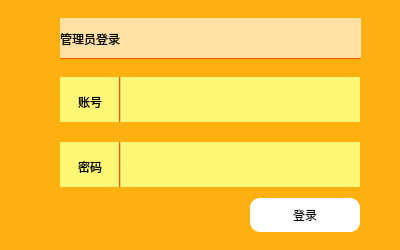
<?xml version="1.0" encoding="UTF-8"?>
<ui version="4.0">
 <class>Form</class>
 <widget class="QWidget" name="Form">
  <property name="geometry">
   <rect>
    <x>0</x>
    <y>0</y>
    <width>400</width>
    <height>250</height>
   </rect>
  </property>
  <property name="windowTitle">
   <string>Form</string>
  </property>
  <property name="styleSheet">
   <string notr="true">background-color: rgba(255, 170, 0, 190);</string>
  </property>
  <widget class="QWidget" name="widget" native="true">
   <property name="geometry">
    <rect>
     <x>60</x>
     <y>77</y>
     <width>300</width>
     <height>45</height>
    </rect>
   </property>
   <property name="styleSheet">
    <string notr="true">background-color: rgba(255, 255, 127, 180);
</string>
   </property>
   <widget class="QLabel" name="label_2">
    <property name="geometry">
     <rect>
      <x>0</x>
      <y>0</y>
      <width>60</width>
      <height>50</height>
     </rect>
    </property>
    <property name="styleSheet">
     <string notr="true">border-right:1px groove  rgb(255, 85, 0);</string>
    </property>
    <property name="text">
     <string>账号</string>
    </property>
    <property name="alignment">
     <set>Qt::AlignCenter</set>
    </property>
   </widget>
   <widget class="QPlainTextEdit" name="plainTextEdit">
    <property name="geometry">
     <rect>
      <x>60</x>
      <y>-1</y>
      <width>241</width>
      <height>52</height>
     </rect>
    </property>
    <property name="styleSheet">
     <string notr="true">border-color: rgba(255, 255, 255, 0);</string>
    </property>
   </widget>
  </widget>
  <widget class="QPushButton" name="pushButton">
   <property name="geometry">
    <rect>
     <x>250</x>
     <y>198</y>
     <width>110</width>
     <height>34</height>
    </rect>
   </property>
   <property name="styleSheet">
    <string notr="true">border-radius:10px;
background-color: rgb(255, 255, 255);</string>
   </property>
   <property name="text">
    <string>登录</string>
   </property>
  </widget>
  <widget class="QLabel" name="label">
   <property name="geometry">
    <rect>
     <x>60</x>
     <y>18</y>
     <width>301</width>
     <height>41</height>
    </rect>
   </property>
   <property name="styleSheet">
    <string notr="true">border-bottom:1px groove  rgb(255, 85, 0);
background-color: rgb(255, 255, 255,160);</string>
   </property>
   <property name="text">
    <string>管理员登录</string>
   </property>
  </widget>
  <widget class="QWidget" name="widget_2" native="true">
   <property name="geometry">
    <rect>
     <x>60</x>
     <y>142</y>
     <width>300</width>
     <height>45</height>
    </rect>
   </property>
   <property name="styleSheet">
    <string notr="true">background-color: rgba(255, 255, 127, 180);
</string>
   </property>
   <widget class="QLabel" name="label_3">
    <property name="geometry">
     <rect>
      <x>0</x>
      <y>0</y>
      <width>60</width>
      <height>50</height>
     </rect>
    </property>
    <property name="styleSheet">
     <string notr="true">border-right:1px groove  rgb(255, 85, 0);</string>
    </property>
    <property name="text">
     <string>密码</string>
    </property>
    <property name="alignment">
     <set>Qt::AlignCenter</set>
    </property>
   </widget>
   <widget class="QPlainTextEdit" name="plainTextEdit_2">
    <property name="geometry">
     <rect>
      <x>60</x>
      <y>-1</y>
      <width>241</width>
      <height>52</height>
     </rect>
    </property>
    <property name="styleSheet">
     <string notr="true">border-color: rgba(255, 255, 255, 0);</string>
    </property>
   </widget>
  </widget>
 </widget>
 <resources/>
 <connections/>
</ui>
